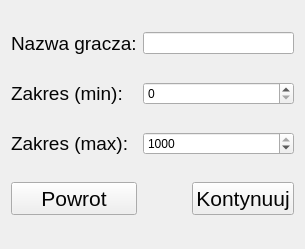
<?xml version="1.0" encoding="UTF-8"?>
<ui version="4.0">
 <class>GameSetup</class>
 <widget class="QWidget" name="GameSetup">
  <property name="geometry">
   <rect>
    <x>0</x>
    <y>0</y>
    <width>305</width>
    <height>249</height>
   </rect>
  </property>
  <property name="windowTitle">
   <string>Form</string>
  </property>
  <layout class="QGridLayout" name="gridLayout">
   <item row="0" column="0">
    <widget class="QLabel" name="labelPlayerName">
     <property name="styleSheet">
      <string notr="true">QLabel {
	color: #040404;
	font-family: 'Calibri';
	font-size: 14pt;
	qproperty-alignment: 'AlignLeft';
}</string>
     </property>
     <property name="text">
      <string>Nazwa gracza:</string>
     </property>
    </widget>
   </item>
   <item row="0" column="1" colspan="2">
    <widget class="QLineEdit" name="playerNameInput"/>
   </item>
   <item row="1" column="0">
    <widget class="QLabel" name="labelRangeMin">
     <property name="styleSheet">
      <string notr="true">QLabel {
	color: #040404;
	font-family: 'Calibri';
	font-size: 14pt;
	qproperty-alignment: 'AlignLeft';
}</string>
     </property>
     <property name="text">
      <string>Zakres (min):</string>
     </property>
    </widget>
   </item>
   <item row="2" column="0">
    <widget class="QLabel" name="labelRangeMax">
     <property name="styleSheet">
      <string notr="true">QLabel {
	color: #040404;
	font-family: 'Calibri';
	font-size: 14pt;
	qproperty-alignment: 'AlignLeft';
}</string>
     </property>
     <property name="text">
      <string>Zakres (max):</string>
     </property>
    </widget>
   </item>
   <item row="3" column="2">
    <widget class="QPushButton" name="btnContinue">
     <property name="styleSheet">
      <string notr="true">QPushButton {
	color: #040404;
	font-family: 'Calibri';
	font-size: 16pt;
}</string>
     </property>
     <property name="text">
      <string>Kontynuuj</string>
     </property>
    </widget>
   </item>
   <item row="1" column="1" colspan="2">
    <widget class="QSpinBox" name="rangeMinInput">
     <property name="maximum">
      <number>999</number>
     </property>
    </widget>
   </item>
   <item row="3" column="0">
    <widget class="QPushButton" name="btnReturn">
     <property name="styleSheet">
      <string notr="true">QPushButton {
	color: #040404;
	font-family: 'Calibri';
	font-size: 16pt;
}</string>
     </property>
     <property name="text">
      <string>Powrot</string>
     </property>
    </widget>
   </item>
   <item row="2" column="1" colspan="2">
    <widget class="QSpinBox" name="rangeMaxInput">
     <property name="maximum">
      <number>1000</number>
     </property>
     <property name="value">
      <number>1000</number>
     </property>
    </widget>
   </item>
  </layout>
 </widget>
 <resources/>
 <connections/>
</ui>
